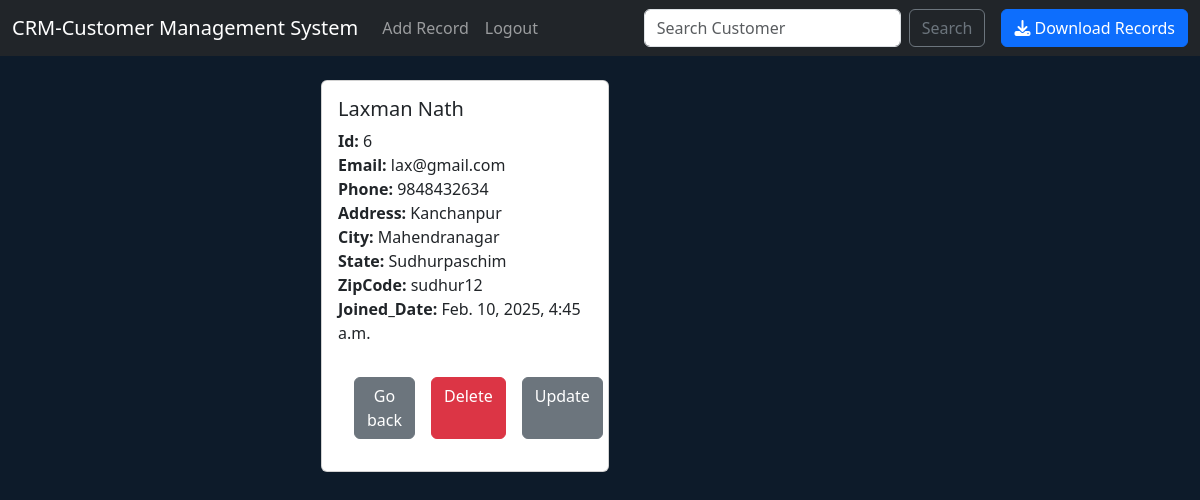
The app's page /record/6 (signed in) with its own data.
### website/models.py (models this page shows)
class Record(models.Model):
    created_at = models.DateTimeField(auto_now_add=True)
    first_name = models.CharField(max_length=100)
    last_name = models.CharField(max_length=100)
    email = models.EmailField(max_length=100)
    phone = models.IntegerField()
    address = models.CharField(max_length=100)
    city = models.CharField(max_length=100)
    state = models.CharField(max_length=100)
    zipcode = models.CharField(max_length=100)
    def __str__(self):
        return (f"{self.first_name} {self.last_name}")

### website/views.py (the view)
# urls.py: path('record/<int:pk>',views.customer_record, name="record" ), #  eg : record/<int:pk or id> = localhost:8000/record/2 , 2 = id of the record
def customer_record(request,pk):
    if request.user.is_authenticated:
        customer_record = Record.objects.get(id=pk)# here id is from the model named as Record and pk is from url
        return render(request,'record.html',{'customer_record':customer_record})
    else:
        messages.success(request,"You must be logged in to view the record.")
        return redirect('home')

### website/templates/record.html
{% extends 'base.html' %}
{% block content %}
<div class="col-md-6 offset-md-3">
<div class="card" style="width: 18rem;">
    <div class="card-body">
      <h5 class="card-title"> {{ customer_record }}</h5>
      <p class="card-text">
        <strong> Id: </strong>{{ customer_record.id }}  <br>
        <strong> Email: </strong>{{ customer_record.email }}<br>
        <strong> Phone: </strong>{{ customer_record.phone }}<br>
        <strong> Address: </strong>{{ customer_record.address }} <br>
        <strong> City: </strong>{{ customer_record.city }} <br>
        <strong> State: </strong>{{ customer_record.state }} <br>
        <strong> ZipCode: </strong>{{ customer_record.zipcode }} <br>
        <strong> Joined_Date: </strong>{{ customer_record.created_at }} <br>
      </p>
      <div class="card-body d-flex justify-content-between">
      <a href="{% url 'home' %}" class="card-link btn btn-secondary" >Go back</a>
      <a href="{% url 'delete-record' customer_record.id  %}" class="card-link btn btn-danger" >Delete</a>
      <a href="{% url 'update-record' customer_record.id  %}" class="card-link btn btn-secondary" >Update</a>
    </div>
  </div>
  </div>
</div>
{% endblock content%}

### website/templates/base.html (style rules this page uses)
body { background-color: #0d1b2a; color: white; }
a, .btn-link { color:#4ea8de; }

### records on screen
Record: first_name+last_name "Laxman Nath", id "6", email "lax@gmail.com", phone "9848432634", address "Kanchanpur", city "Mahendranagar", state "Sudhurpaschim", zipcode "sudhur12", created_at "Feb. 10, 2025, 4:45 a.m."
